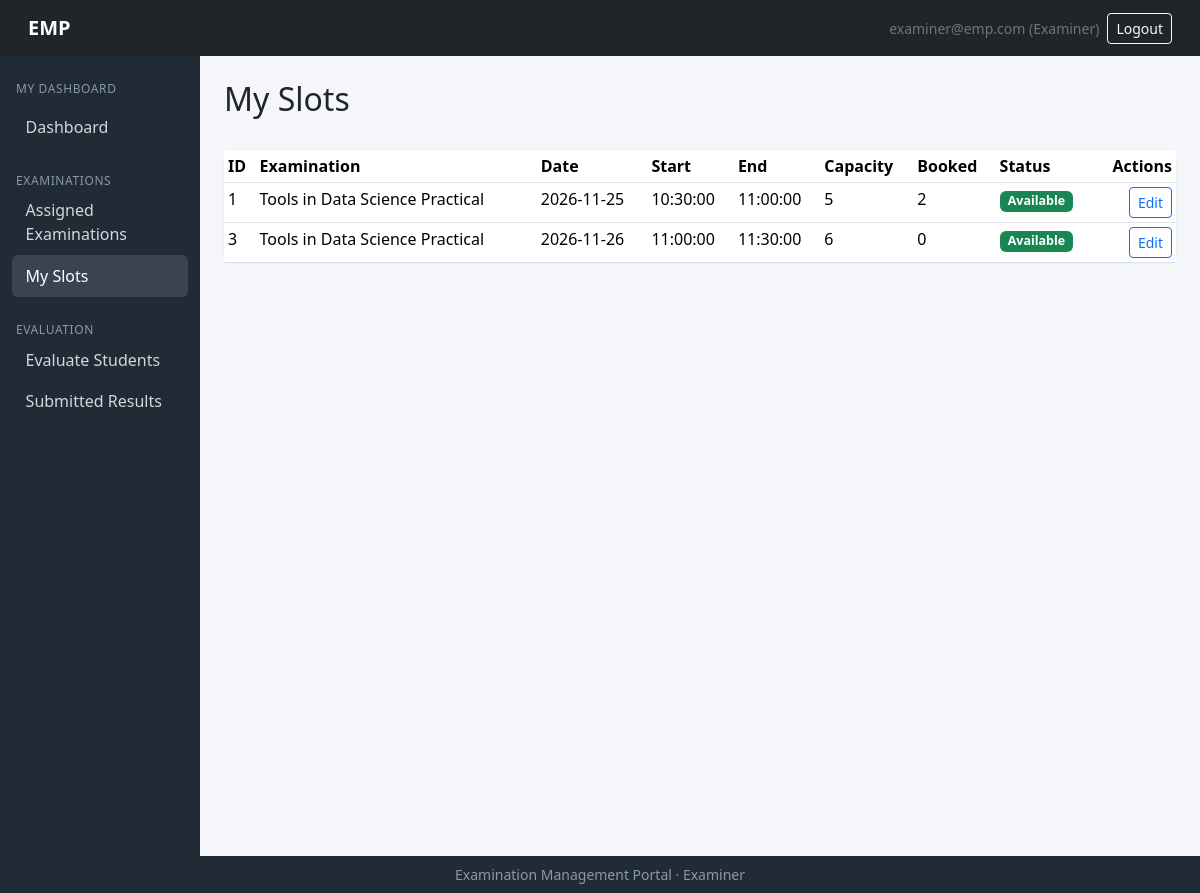
The page /examiner/slots (signed in) on the database its author committed.
### models/models.py (models this page shows, shortened)
class User(db.Model, UserMixin):
    __tablename__ = "users"
    id = db.Column(db.Integer, primary_key=True)
    email   = db.Column(db.String(120), unique=True, nullable=False, index=True)
    password_hash = db.Column(db.String(256), nullable=False)
    role = db.Column(db.String(20), nullable=False)   # admin | examiner | student
    is_active = db.Column(db.Boolean, default=True)
    created_at= db.Column(db.DateTime, default=datetime.utcnow)
    examiner=db.relationship("Examiner", backref="user", uselist=False)
    student  = db.relationship("Student", backref="user", uselist=False)
    admin  =db.relationship("Admin", backref="user", uselist=False)

class Examination(db.Model):
    __tablename__ = "examinations"
    id   = db.Column(db.Integer, primary_key=True)
    course_id = db.Column(db.Integer, db.ForeignKey("courses.id"), nullable=False)
    name     = db.Column(db.String(150), nullable=False)
    exam_type= db.Column(db.String(30), nullable=False)   # Viva|Practical|Project Demo|Assessment
    duration = db.Column(db.Integer, nullable=False)       # in minutes ig?
    max_marks = db.Column(db.Integer, nullable=False)
    slot_creation_start = db.Column(db.DateTime)
    slot_creation_end=db.Column(db.DateTime)
    slot_booking_start  = db.Column(db.DateTime)
    slot_booking_end  = db.Column(db.DateTime)
    status = db.Column(db.String(20), default="draft")  # draft|slot_creation|booking_open|closed|completed perhaps
    rubrics = db.relationship("Rubric", backref="exam")
    slots  = db.relationship("ExaminationSlot", backref="exam")

class ExaminationSlot(db.Model):
    __tablename__ = "examination_slots"
    id  = db.Column(db.Integer, primary_key=True)
    exam_id  = db.Column(db.Integer, db.ForeignKey("examinations.id"), nullable=False)
    examiner_id=db.Column(db.Integer, db.ForeignKey("examiners.id"), nullable=False)
    date = db.Column(db.Date, nullable=False)
    start_time= db.Column(db.Time, nullable=False)
    end_time       = db.Column(db.Time, nullable=False)
    max_capacity   = db.Column(db.Integer, nullable=False)
    available_seats = db.Column(db.Integer, nullable=False)
    status         = db.Column(db.String(20), default="available")  # available|full|cancelled|completed
    bookings  = db.relationship("Booking", backref="slot")

### routes/examiner_routes.py (the view)
@examiner_bp.route('/slots')
@login_required
def slots():
    if current_user.role != 'examiner':
        flash('Access denied.', 'danger')
        return redirect(url_for('auth.login'))
    examiner = get_examiner_or_abort()
    if not examiner:
        flash('Examiner profile not found.', 'danger')
        return redirect(url_for('auth.login'))
    my_slots = []
    for s in examiner.slots:
        my_slots.append({
            'id': s.id,
            'exam_name': s.exam.name,
            'date': s.date,
            'start_time': s.start_time,
            'end_time': s.end_time,
            'capacity': s.max_capacity,
            'booked': s.max_capacity - s.available_seats,
            'status': s.status.capitalize(),
        })
    return render_template('examiner/slots.html', my_slots=my_slots)

### app.py (called while the page is built)
@login_manager.user_loader
def load_user(user_id):
    return User.query.get(int(user_id))

### routes/examiner_routes.py (called while the page is built)
def get_examiner_or_abort():
    examiner = Examiner.query.filter_by(user_id=current_user.id).first()
    return examiner

### templates/examiner/slots.html (shortened to what this page needs)
{% extends "examiner/base_examiner.html" %}
{% import "admin/_macros.html" as macros %}
{% import "admin/_status.html" as status %}
{% block content %}
<div class="d-flex justify-content-between align-items-center mb-4">
    <h2>My Slots</h2>
</div>
<div class="card">
    <div class="table-responsive">
        <table class="table table-sm table-hover mb-0">
            <thead>
                <tr>
                    <th>ID</th>
                    <th>Examination</th>
                    <th>Date</th>
                    <th>Start</th>
                    <th>End</th>
                    <th>Capacity</th>
                    <th>Booked</th>
                    <th>Status</th>
                    <th class="text-end">Actions</th>
                </tr>
            </thead>
            <tbody>
                {% for slot in my_slots %}
                    <tr>
                        <td>{{ slot.id }}</td>
                        <td>{{ slot.exam_name }}</td>
                        <td>{{ slot.date }}</td>
                        <td>{{ slot.start_time }}</td>
                        <td>{{ slot.end_time }}</td>
                        <td>{{ slot.capacity }}</td>
                        <td>{{ slot.booked }}</td>
                        <td>{{ status.status_badge(slot.status) }}</td>
                        <td class="text-end">
                            <a class="btn btn-sm btn-outline-primary" href="{{ url_for('examiner.slot_edit', slot_id=slot.id) }}">Edit</a>
                        </td>
                    </tr>
                {% else %}
                    <tr><td colspan="9" class="text-center text-muted py-4">No slots created yet.</td></tr>
                {% endfor %}
            </tbody>
        </table>
    </div>
</div>
{% endblock %}

### templates/admin/_status.html
{% macro status_badge(status) %}
{% set m = {
  'Draft':'secondary',
  'Slot Creation':'info',
  'Booking Open':'primary',
  'Closed':'warning',
  'Completed':'success',
  'Available':'success',
  'Full':'danger',
  'Cancelled':'dark',
  'Completed':'success',
  'Booked':'primary',
  'Cancelled':'dark',
  'Completed':'success',
  'Active':'success',
  'Inactive':'secondary',
  'Pending':'warning',
  'Approved':'success',
  'Rejected':'danger',
  'Open':'success',
  'Closed':'danger'
} %}
{% set color = m.get(status, 'secondary') %}
<span class="badge bg-{{ color }} badge-status">{{ status }}</span>
{% endmacro %}

### templates/base.html (shortened to what this page needs)
<!DOCTYPE html>
<html lang="en">
<head>
    <link href="https://cdn.jsdelivr.net/npm/bootstrap@5.3.3/dist/css/bootstrap.min.css" rel="stylesheet">
</head>
<body class="d-flex flex-column min-vh-100">
<nav class="navbar navbar-dark bg-dark px-3">
    <div class="container-fluid">
        <a class="navbar-brand" href="{{ url_for('auth.home') }}">EMP</a>
        <div class="d-flex align-items-center gap-2">
            {% if current_user.is_authenticated %}
                <span class="text-secondary small d-none d-sm-inline">{{ current_user.email }} ({{ current_user.role|capitalize }})</span>
                <a class="btn btn-outline-light btn-sm" href="{{ url_for('auth.logout') }}">Logout</a>
            {% endif %}
        </div>
    </div>
</nav>
<div class="container-fluid flex-grow-1">
    <div class="row">
        {% block sidebar %}
        <nav class="col-md-2 col-lg-2 sidebar d-none d-md-block py-3">
            {% block nav_links %}{% endblock %}
        </nav>
        {% endblock %}
        <main class="col-md-10 col-lg-10 p-4">
            {% block content %}{% endblock %}
        </main>
    </div>
</div>
<footer class="footer text-center py-2 mt-auto small">
    Examination Management Portal &middot; {{ current_user.role|capitalize if current_user.is_authenticated else '' }}
</footer>
</body>
</html>

### templates/base.html (style rules this page uses)
body { background:#f4f6f9; }
.navbar-brand { font-weight:700; }
.sidebar { background:#212b36; color:#cfd8dc; min-height:100vh; }
.card { border:0; box-shadow:0 0 1px rgba(0,0,0,.25); }
.footer { background:#212b36; color:#8a99a6; }
.badge-status { font-size:.78rem; }

### rows shown on the page
User: email "examiner@emp.com", role "Examiner"
Examination: id "1", exam_name "Tools in Data Science Practical", date "2026-11-25", start_time "10:30:00", end_time "11:00:00", capacity "5", booked "2", status "Available"
Examination: id "3", exam_name "Tools in Data Science Practical", date "2026-11-26", start_time "11:00:00", end_time "11:30:00", capacity "6", booked "0", status "Available"
